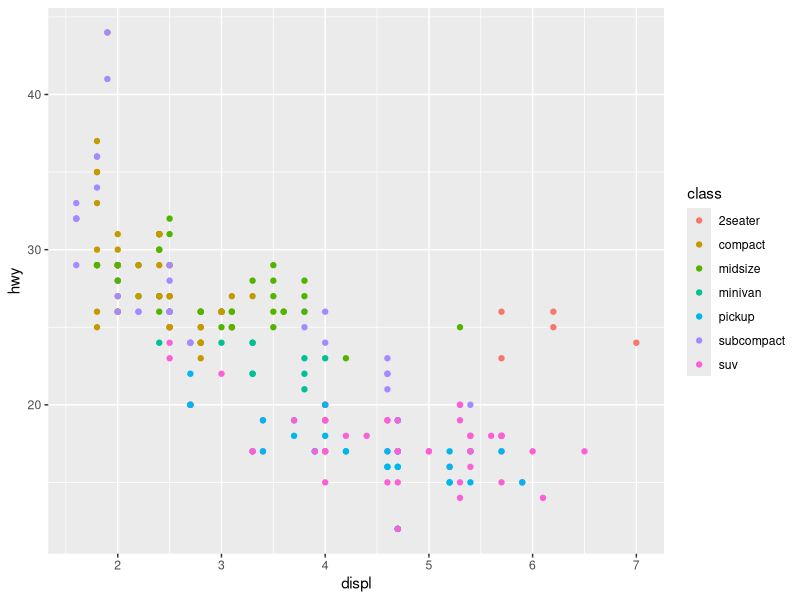
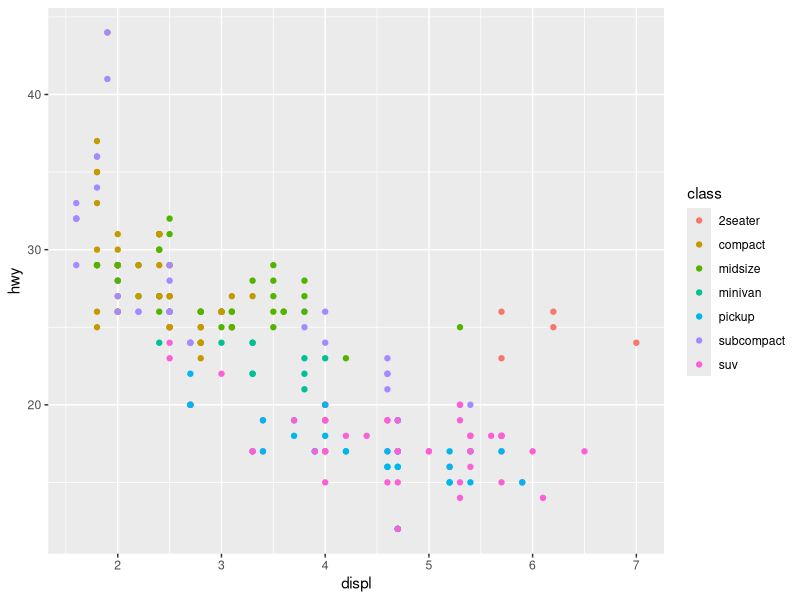
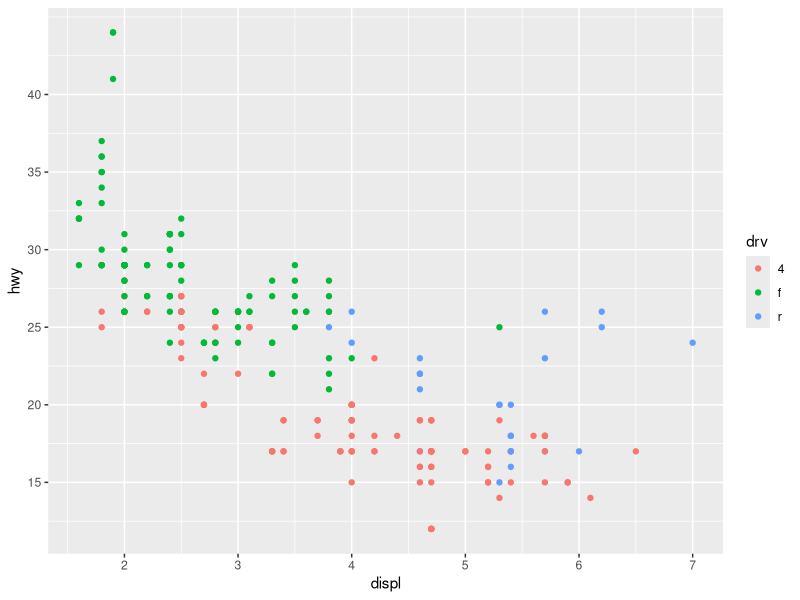
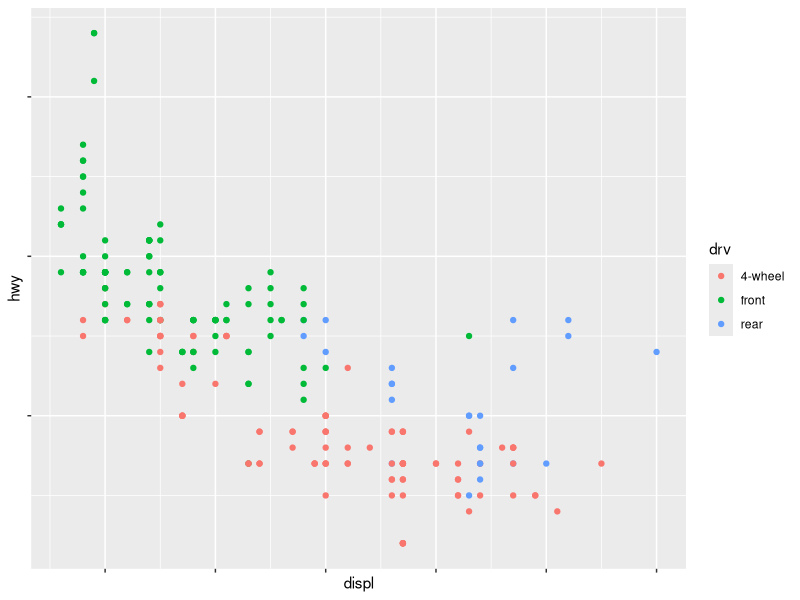
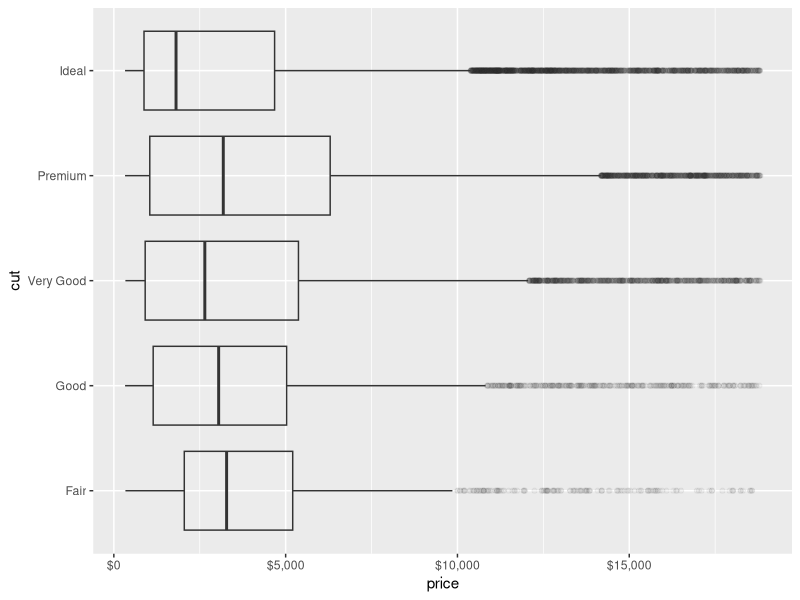
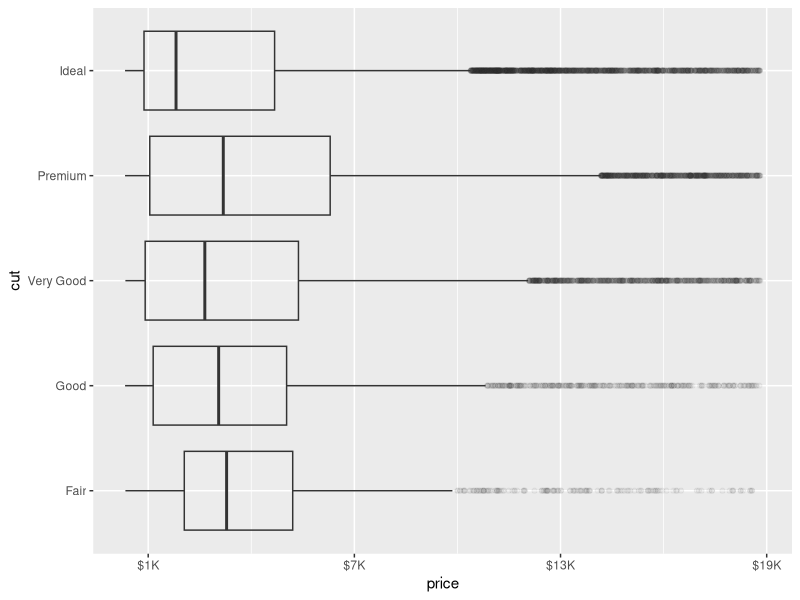
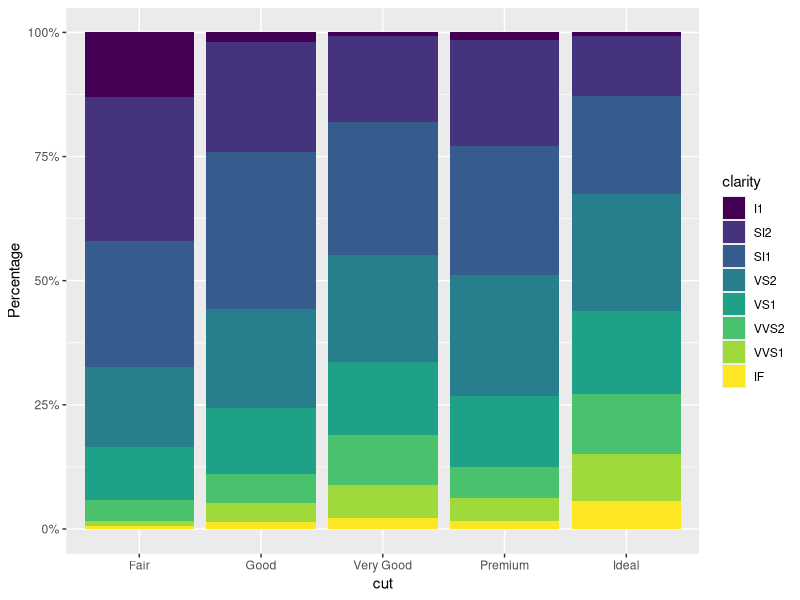
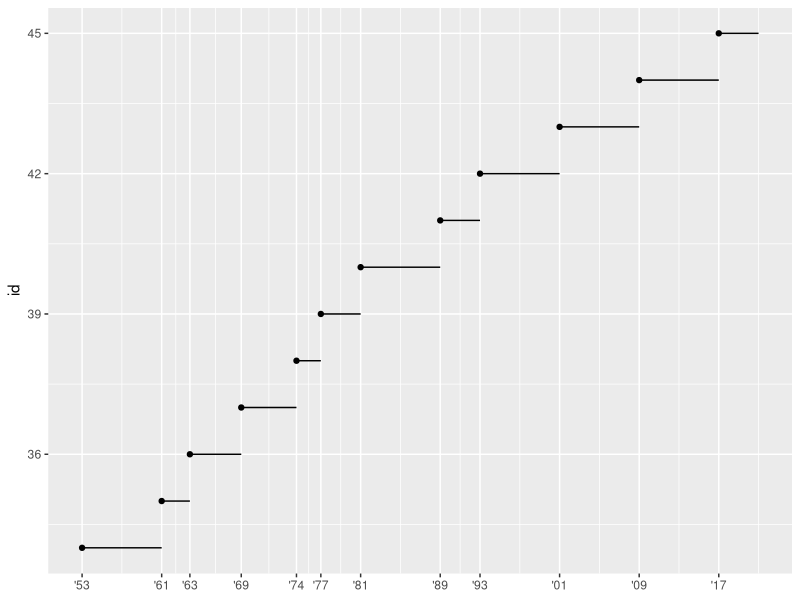

These figures' R source, in order:
{
  library(tidyverse)
  library(scales)
  library(ggrepel)
  library(patchwork)
}

# ggplot automatically adds scales
ggplot(mpg, aes(x = displ, y = hwy)) + 
  geom_point(aes(color = class))

# is equivalent to 
ggplot(mpg, aes(x = displ, y = hwy)) + 
  geom_point(aes(color = class)) +
  scale_x_continuous() + 
  scale_y_continuous() + 
  scale_color_discrete()

# scales may be continuous, discrete, datetime, or date
# default values usually do a good job, but may want to override defaults
# to tweak default scale parameters or replace the scale entirely

# axes and legends are collectively called guides
# axes for x/y aesthetics, legends for everything else
# primary arguments are breaks and labels
# breaks control tick positions, i.e. values associated with keys
# labels control text label for ticks/keys

# override default scale for y with labeled ticks every 5 mpg from 15 to 40
ggplot(mpg, aes(x = displ, y = hwy, color = drv)) + 
  geom_point() + 
  scale_y_continuous(breaks = seq(15, 40, by = 5)) 

# labels can be set to NULL to suppress labels while maintaining ticks,
# useful for maps or plots where exact numbers cannot be shared
# discrete labels categorical variables can be specified with a list of
# desired labels corresponding to the existing labels
ggplot(mpg, aes(x = displ, y = hwy, color = drv)) + 
  geom_point() + 
  scale_x_continuous(labels = NULL) + 
  scale_y_continuous(labels = NULL) + 
  scale_color_discrete(labels = c("4" = "4-wheel", "f" = "front", "r" = "rear"))

# labelling functions can be used with labels argument to format numbers

# using label_dollar() to represent currencies
ggplot(diamonds, aes(x = price, y = cut)) + 
  geom_boxplot(alpha = 0.05) + 
  scale_x_continuous(labels = label_dollar())

ggplot(diamonds, aes(x = price, y = cut)) + 
  geom_boxplot(alpha = 0.05) + 
  scale_x_continuous(
    labels = label_dollar(scale = 0.001, suffix = "K"),
    breaks = seq(1000, 19000, by = 6000)
  )

# using label_percent() so y axis displays as "Percentage" instead of "count"
ggplot(diamonds, aes(x = cut, fill = clarity)) + 
  geom_bar(position = "fill") + 
  scale_y_continuous(name = "Percentage", labels = label_percent())

# breaks can also be used in cases of few observations where showing 
# the beginning of each observation is important
presidential |> 
  mutate(id = 33 + row_number()) |> 
  ggplot(aes(x = start, y = id)) + 
  geom_point() + 
  geom_segment(aes(xend = end, yend = id)) + 
  scale_x_date(name = NULL, breaks = presidential$start, date_labels = "'%y")

# dataframe$column format is used for specifying breaks
# as it is not an aesthetic mapping

# date_labels takes a format specification similar to parse_datetime()
# date_breaks() is superseded by breaks_width()

# theme() is used for controlling non-data parts of plot
# e.g. controlling overall position of legend with theme(legend.position)
base <- ggplot(mpg, aes(x = displ, y = hwy)) + 
  geom_point(aes(color = class))

base + theme(legend.position = "right")
base + theme(legend.position = "left")
base + 
  theme(legend.position = "top") + 
  guides(color = guide_legend(nrow = 3))
base + 
  theme(legend.position = "bottom") + 
  guides(color = guide_legend(nrow = 3))


# guides() with guides_legend() or guides_colorbar() can be used to
# control the display of individual legends

# changing number of rows and size of points in legend for scatterplot
ggplot(mpg, aes(x = displ, y = hwy)) + 
  geom_point(aes(color = class)) + 
  geom_smooth(se = FALSE) + 
  theme(legend.position = "bottom") + 
  guides(color = guide_legend(nrow = 2, override.aes = list(size = 4)))


# legend should be placed at the top or bottom for short and wide plots,
# and placed to the left or right for tall and narrow plots

# scales can be replaced, often continuous position and color scales

# plotting raw carat and price values
ggplot(diamonds, aes(x - carat, y = price)) + 
  geom_bin2d()

# plotting log-transformed carat and price
ggplot(diamonds, aes(x = log10(carat), y = log10(price))) + 
  geom_bin2d()

# instead of transforming aesthetic mapping, transform the scale
# this keeps the original data scale instead of the transformed value scale
ggplot(diamonds, aes(x = carat, y = price)) + 
  geom_bin2d() + 
  scale_x_log10() + 
  scale_y_log10()

# default color scale picks evenly-spaced colors from color wheel
# ColorBrewer scales provide more colorblind-friendly schemes
ggplot(mpg, aes(x = displ, y = hwy)) + 
  geom_point(aes(color = drv))

ggplot(mpg, aes(x = displ, y = hwy)) + 
  geom_point(aes(color = drv)) + 
  scale_color_brewer(palette = "Set1")

# if only a few colors are used, adding a redundant shape mapping
# keeps the plot interpretable even without color
ggplot(mpg, aes(x = displ, y = hwy)) + 
  geom_point(aes(color = drv, shape = drv)) + 
  scale_color_brewer(palette = "Set1")

# RColorBrewer package documents color scales on https://colorbrewer2.org/
# provides sequential and diverging palettes, useful for ordered categories

# use scale_color_manual() for predefined color-value mappings
# hex color codes can be assigned manually
presidential |> 
  mutate(id = 33 + row_number()) |> 
  ggplot(aes(x = start, y = id, color = party)) + 
  geom_point() + 
  geom_segment(aes(xend = end, yend = id)) + 
  scale_color_manual(values = c(Republican = "#E81B23", Democratic = "#00AEF3"))

# viridis color scales are perceptible to various types of color blindness
# as well as perceptually uniform in color and B/W
# provides support for binned, continuous, and discrete palettes for scales

df <- tibble(
  x = rnorm(10000),
  y = rnorm(10000)
)

ggplot(df, aes(x, y)) + 
  geom_hex() + 
  coord_fixed() + 
  labs(title = "Default, continuous", x = NULL, y = NULL)

ggplot(df, aes(x, y)) + 
  geom_hex() + 
  coord_fixed() + 
  scale_fill_viridis_c() + 
  labs(title = "Viridis, continuous", x = NULL, y = NULL)

ggplot(df, aes(x, y)) + 
  geom_hex() + 
  coord_fixed() + 
  scale_fill_viridis_b() + 
  labs(title = "Viridis, binned", x = NULL, y = NULL)

# all color scales are provided in scale_color_*() and scale_fill_*() varieties

# plot limits can be controlled in 3 different ways
# adjusting what data are plotted, setting scale limits, setting xlim/ylim

ggplot(mpg, aes(x = displ, y = hwy)) + 
  geom_point(aes(color = drv)) + 
  geom_smooth()

# plotting a subset of the data affects x/y scales and smooth curve
mpg |> 
  filter(displ >= 5 & displ <= 6 & hwy >= 10 & hwy <= 25) |> 
  ggplot(aes(x = displ, y = hwy)) + 
  geom_point(aes(color = drv)) + 
  geom_smooth()

# setting limits for axis scales is equivalent to subsetting data
ggplot(mpg, aes(x = displ, y = hwy)) + 
  geom_point(aes(color = drv)) + 
  geom_smooth() + 
  scale_x_continuous(limits = c(5, 6)) + 
  scale_y_continuous(limits = c(10, 25))

# zooming with coord_cartesian keeps overall shapes of data and geoms
ggplot(mpg, aes(x = displ, y = hwy)) + 
  geom_point(aes(color = drv)) + 
  geom_smooth() + 
  coord_cartesian(xlim = c(5, 6), ylim = c(10, 25))

# expanding limits is useful when matching scales across different plots
suv <- mpg |> filter(class == "suv")
compact <- mpg |> filter(class == "compact")

ggplot(suv, aes(x = displ, y = hwy, color = drv)) + 
  geom_point()
ggplot(compact, aes(x = displ, y = hwy, color = drv)) + 
  geom_point()

# sharing scales across multiple plots can be done by using limits of full data
x_scale <- scale_x_continuous(limits = range(mpg$displ))
y_scale <- scale_y_continuous(limits = range(mpg$hwy))
col_scale <- scale_color_discrete(limits = unique(mpg$drv))


ggplot(suv, aes(x = displ, y = hwy, color = drv)) + 
  geom_point() + 
  x_scale + 
  y_scale + 
  col_scale
ggplot(compact, aes(x = displ, y = hwy, color = drv)) + 
  geom_point() + 
  x_scale + 
  y_scale + 
  col_scale

# -------------------------------------------------------------------------

# 1. Why doesn't the following code override the default scale?
ggplot(df, aes(x, y)) + 
  geom_hex() + 
  scale_color_gradient(low = "white", high = "red") + 
  coord_fixed()

# the color aesthetic for geom_hex() affects the border of the hexagons
# to fix this, use scale_fill_gradient() instead of scale_color_gradient
ggplot(df, aes(x, y)) + 
  geom_hex() + 
  scale_fill_gradient(low = "white", high = "red") + 
  coord_fixed()


# 2. What is the first argument to every scale? How does it compare to labs()?
# The first argument is the name of the scale. 

# The scale name appears as the label for the axis specified by the scale
ggplot(mpg, aes(x = displ, y = hwy)) + 
  geom_point(aes(color = class)) +
  scale_x_continuous(name = "XLabel_scale") +
  scale_y_continuous(name = "YLabel_scale")

# this is equivalent to using labs() and assigning a string for the axis label
ggplot(mpg, aes(x = displ, y = hwy)) + 
  geom_point(aes(color = class)) +
  labs(x = "XLabel_labs", y = "YLabel_labs")


# 3. Change the display of the presidential terms by:
# combining the two variants that customize colors and axis breaks.
# improving the display of the y axis.
# labelling each term with the name of the president.
# adding informative plot labels.
# placing breaks every 4 years.

# TODO: complete

presidential |> 
  mutate(
    id = 33 + row_number(),
    name_label = str_c(name, " ", id)
    ) |> 
  ggplot(aes(x = start, y = id, color = party)) + 
  geom_point() + 
  geom_segment(aes(xend = end, yend = id)) + 
  scale_color_manual(
    values = c(Republican = "#E81B23", Democratic = "#00AEF3")
  )

# 4. First, create the following plot. Then, modify the code
# using override.aes to make the legend easier to see.
ggplot(diamonds, aes(x = carat, y = price)) + 
  geom_point(aes(color = cut), alpha = 0.05) + 
  guides(color = guide_legend(override.aes = list(size = 5, alpha = 1)))
